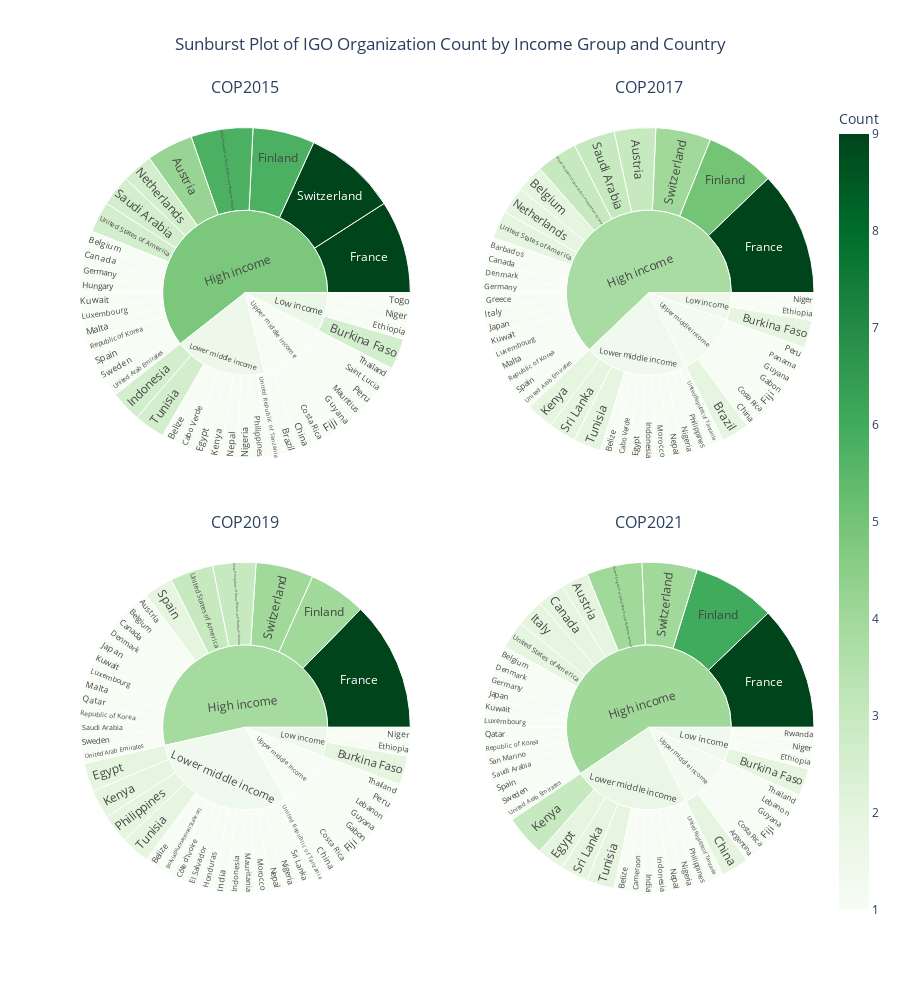

The cell this chart's notebook holds for it:
### Code cell
sb1 = px.sunburst(IGO_country_2015, 
                  path=['Income_Group', 'Country'], 
                  values='Count',
                  color='Count', 
                  hover_data=['ISO3'])

sb2 = px.sunburst(IGO_country_2017, 
                  path=['Income_Group', 'Country'], 
                  values='Count',
                  color='Count', 
                  hover_data=['ISO3'])

sb3 = px.sunburst(IGO_country_2019, 
                  path=['Income_Group', 'Country'], 
                  values='Count',
                  color='Count', 
                  hover_data=['ISO3'])

sb4 = px.sunburst(IGO_country_2021, 
                  path=['Income_Group', 'Country'], 
                  values='Count',
                  color='Count', 
                  hover_data=['ISO3'])

fig = make_subplots(rows=2, 
                    cols=2,
                    vertical_spacing=0.06,
                    subplot_titles=("COP2015", "COP2017", "COP2019", "COP2021"),
                    specs=[[{"type": "sunburst"}, {"type": "sunburst"}], [{"type": "sunburst"}, {"type": "sunburst"}]]
                    )
fig.add_trace(sb1.data[0], row=1, col=1)
fig.add_trace(sb2.data[0], row=1, col=2)
fig.add_trace(sb3.data[0], row=2, col=1)
fig.add_trace(sb4.data[0], row=2, col=2)

fig.update_layout(coloraxis=dict(colorscale='greens'), 
                  height = 1000, 
                 title = "Sunburst Plot of IGO Organization Count by Income Group and Country",
                 title_x = 0.5,
                 coloraxis_colorbar_title='Count')

### Figure 1 — Plotly figure (JSON) as saved in the notebook; plotly's stock layout.template omitted (floating-point values rounded to 4 significant figures)
{"data": [{"branchvalues": "total", "customdata": [["AUT", 3], ["BEL", 1], ["BLZ", 1], ["BRA", 1], ["BFA", 2], ["CPV", 1], ["CAN", 1], ["CHN", 1], ["CRI", 1], ["EGY", 1], ["ETH", 1], ["FJI", 1], ["FIN", 4], ["FRA", 6], ["DEU", 1], ["GUY", 1], ["HUN", 1], ["IDN", 2], ["KEN", 1], ["KWT", 1], ["LUX", 1], ["MLT", 1], ["MUS", 1], ["NPL", 1], ["NLD", 2], ["NER", 1], ["NGA", 1], ["PER", 1], ["PHL", 1], ["KOR", 1], ["LCA", 1], ["SAU", 2], ["ESP", 1], ["SWE", 1], ["CHE", 6], ["THA", 1], ["TGO", 1], ["TUN", 2], ["ARE", 1], ["GBR", 4], ["TZA", 1], ["USA", 2], ["(?)", 3.4], ["(?)", 1.4], ["(?)", 1.333], ["(?)", 1]], "domain": {"x": [0, 0.45], "y": [0.53, 1]}, "hovertemplate": "labels=%{label}<br>Count_sum=%{value}<br>parent=%{parent}<br>id=%{id}<br>ISO3=%{customdata[0]}<br>Count=%{color}<extra></extra>", "ids": ["High income/Austria", "High income/Belgium", "Lower middle income/Belize", "Upper middle income/Brazil", "Low income/Burkina Faso", "Lower middle income/Cabo Verde", "High income/Canada", "Upper middle income/China", "Upper middle income/Costa Rica", "Lower middle income/Egypt", "Low income/Ethiopia", "Upper middle income/Fiji", "High income/Finland", "High income/France", "High income/Germany", "Upper middle income/Guyana", "High income/Hungary", "Lower middle income/Indonesia", "Lower middle income/Kenya", "High income/Kuwait", "High income/Luxembourg", "High income/Malta", "Upper middle income/Mauritius", "Lower middle income/Nepal", "High income/Netherlands", "Low income/Niger", "Lower middle income/Nigeria", "Upper middle income/Peru", "Lower middle income/Philippines", "High income/Republic of Korea", "Upper middle income/Saint Lucia", "High income/Saudi Arabia", "High income/Spain", "High income/Sweden", "High income/Switzerland", "Upper middle income/Thailand", "Low income/Togo", "Lower middle income/Tunisia", "High income/United Arab Emirates", "High income/United Kingdom of Great Britain and Northern Ireland", "Lower middle income/United Republic of Tanzania", "High income/United States of America", "High income", "Low income", "Lower middle income", "Upper middle income"], "labels": ["Austria", "Belgium", "Belize", "Brazil", "Burkina Faso", "Cabo Verde", "Canada", "China", "Costa Rica", "Egypt", "Ethiopia", "Fiji", "Finland", "France", "Germany", "Guyana", "Hungary", "Indonesia", "Kenya", "Kuwait", "Luxembourg", "Malta", "Mauritius", "Nepal", "Netherlands", "Niger", "Nigeria", "Peru", "Philippines", "Republic of Korea", "Saint Lucia", "Saudi Arabia", "Spain", "Sweden", "Switzerland", "Thailand", "Togo", "Tunisia", "United Arab Emirates", "United Kingdom of Great Britain and Northern Ireland", "United Republic of Tanzania", "United States of America", "High income", "Low income", "Lower middle income", "Upper middle income"], "marker": {"coloraxis": "coloraxis", "colors": [3, 1, 1, 1, 2, 1, 1, 1, 1, 1, 1, 1, 4, 6, 1, 1, 1, 2, 1, 1, 1, 1, 1, 1, 2, 1, 1, 1, 1, 1, 1, 2, 1, 1, 6, 1, 1, 2, 1, 4, 1, 2, 3.4, 1.4, 1.333, 1]}, "name": "", "parents": ["High income", "High income", "Lower middle income", "Upper middle income", "Low income", "Lower middle income", "High income", "Upper middle income", "Upper middle income", "Lower middle income", "Low income", "Upper middle income", "High income", "High income", "High income", "Upper middle income", "High income", "Lower middle income", "Lower middle income", "High income", "High income", "High income", "Upper middle income", "Lower middle income", "High income", "Low income", "Lower middle income", "Upper middle income", "Lower middle income", "High income", "Upper middle income", "High income", "High income", "High income", "High income", "Upper middle income", "Low income", "Lower middle income", "High income", "High income", "Lower middle income", "High income", "", "", "", ""], "type": "sunburst", "values": [3, 1, 1, 1, 2, 1, 1, 1, 1, 1, 1, 1, 4, 6, 1, 1, 1, 2, 1, 1, 1, 1, 1, 1, 2, 1, 1, 1, 1, 1, 1, 2, 1, 1, 6, 1, 1, 2, 1, 4, 1, 2, 40, 5, 12, 9]}, {"branchvalues": "total", "customdata": [["AUT", 3], ["BRB", 1], ["BEL", 2], ["BLZ", 1], ["BRA", 2], ["BFA", 2], ["CPV", 1], ["CAN", 1], ["CHN", 1], ["CRI", 1], ["DNK", 1], ["EGY", 1], ["ETH", 1], ["FJI", 1], ["FIN", 5], ["FRA", 9], ["GAB", 1], ["DEU", 1], ["GRC", 1], ["GUY", 1], ["IDN", 1], ["ITA", 1], ["JPN", 1], ["KEN", 2], ["KWT", 1], ["LUX", 1], ["MLT", 1], ["MAR", 1], ["NPL", 1], ["NLD", 2], ["NER", 1], ["NGA", 1], ["PAN", 1], ["PER", 1], ["PHL", 1], ["KOR", 1], ["SAU", 3], ["ESP", 1], ["LKA", 2], ["CHE", 4], ["TUN", 2], ["ARE", 1], ["GBR", 3], ["TZA", 1], ["USA", 2], ["(?)", 3.783], ["(?)", 1.5], ["(?)", 1.4], ["(?)", 1.222]], "domain": {"x": [0.55, 1], "y": [0.53, 1]}, "hovertemplate": "labels=%{label}<br>Count_sum=%{value}<br>parent=%{parent}<br>id=%{id}<br>ISO3=%{customdata[0]}<br>Count=%{color}<extra></extra>", "ids": ["High income/Austria", "High income/Barbados", "High income/Belgium", "Lower middle income/Belize", "Upper middle income/Brazil", "Low income/Burkina Faso", "Lower middle income/Cabo Verde", "High income/Canada", "Upper middle income/China", "Upper middle income/Costa Rica", "High income/Denmark", "Lower middle income/Egypt", "Low income/Ethiopia", "Upper middle income/Fiji", "High income/Finland", "High income/France", "Upper middle income/Gabon", "High income/Germany", "High income/Greece", "Upper middle income/Guyana", "Lower middle income/Indonesia", "High income/Italy", "High income/Japan", "Lower middle income/Kenya", "High income/Kuwait", "High income/Luxembourg", "High income/Malta", "Lower middle income/Morocco", "Lower middle income/Nepal", "High income/Netherlands", "Low income/Niger", "Lower middle income/Nigeria", "Upper middle income/Panama", "Upper middle income/Peru", "Lower middle income/Philippines", "High income/Republic of Korea", "High income/Saudi Arabia", "High income/Spain", "Lower middle income/Sri Lanka", "High income/Switzerland", "Lower middle income/Tunisia", "High income/United Arab Emirates", "High income/United Kingdom of Great Britain and Northern Ireland", "Lower middle income/United Republic of Tanzania", "High income/United States of America", "High income", "Low income", "Lower middle income", "Upper middle income"], "labels": ["Austria", "Barbados", "Belgium", "Belize", "Brazil", "Burkina Faso", "Cabo Verde", "Canada", "China", "Costa Rica", "Denmark", "Egypt", "Ethiopia", "Fiji", "Finland", "France", "Gabon", "Germany", "Greece", "Guyana", "Indonesia", "Italy", "Japan", "Kenya", "Kuwait", "Luxembourg", "Malta", "Morocco", "Nepal", "Netherlands", "Niger", "Nigeria", "Panama", "Peru", "Philippines", "Republic of Korea", "Saudi Arabia", "Spain", "Sri Lanka", "Switzerland", "Tunisia", "United Arab Emirates", "United Kingdom of Great Britain and Northern Ireland", "United Republic of Tanzania", "United States of America", "High income", "Low income", "Lower middle income", "Upper middle income"], "marker": {"coloraxis": "coloraxis", "colors": [3, 1, 2, 1, 2, 2, 1, 1, 1, 1, 1, 1, 1, 1, 5, 9, 1, 1, 1, 1, 1, 1, 1, 2, 1, 1, 1, 1, 1, 2, 1, 1, 1, 1, 1, 1, 3, 1, 2, 4, 2, 1, 3, 1, 2, 3.783, 1.5, 1.4, 1.222]}, "name": "", "parents": ["High income", "High income", "High income", "Lower middle income", "Upper middle income", "Low income", "Lower middle income", "High income", "Upper middle income", "Upper middle income", "High income", "Lower middle income", "Low income", "Upper middle income", "High income", "High income", "Upper middle income", "High income", "High income", "Upper middle income", "Lower middle income", "High income", "High income", "Lower middle income", "High income", "High income", "High income", "Lower middle income", "Lower middle income", "High income", "Low income", "Lower middle income", "Upper middle income", "Upper middle income", "Lower middle income", "High income", "High income", "High income", "Lower middle income", "High income", "Lower middle income", "High income", "High income", "Lower middle income", "High income", "", "", "", ""], "type": "sunburst", "values": [3, 1, 2, 1, 2, 2, 1, 1, 1, 1, 1, 1, 1, 1, 5, 9, 1, 1, 1, 1, 1, 1, 1, 2, 1, 1, 1, 1, 1, 2, 1, 1, 1, 1, 1, 1, 3, 1, 2, 4, 2, 1, 3, 1, 2, 46, 4, 15, 9]}, {"branchvalues": "total", "customdata": [["AUT", 1], ["BEL", 1], ["BLZ", 1], ["BOL", 1], ["BFA", 2], ["CAN", 1], ["CHN", 1], ["CRI", 1], ["CIV", 1], ["DNK", 1], ["EGY", 2], ["SLV", 1], ["ETH", 1], ["FJI", 1], ["FIN", 4], ["FRA", 9], ["GAB", 1], ["GUY", 1], ["HND", 1], ["IND", 1], ["IDN", 1], ["JPN", 1], ["KEN", 2], ["KWT", 1], ["LBN", 1], ["LUX", 1], ["MLT", 1], ["MRT", 1], ["MAR", 1], ["NPL", 1], ["NER", 1], ["NGA", 1], ["PER", 1], ["PHL", 2], ["QAT", 1], ["KOR", 1], ["SAU", 1], ["ESP", 2], ["LKA", 1], ["SWE", 1], ["CHE", 4], ["THA", 1], ["TUN", 2], ["ARE", 1], ["GBR", 3], ["TZA", 1], ["USA", 3], ["(?)", 3.895], ["(?)", 1.5], ["(?)", 1.381], ["(?)", 1]], "domain": {"x": [0, 0.45], "y": [0, 0.47]}, "hovertemplate": "labels=%{label}<br>Count_sum=%{value}<br>parent=%{parent}<br>id=%{id}<br>ISO3=%{customdata[0]}<br>Count=%{color}<extra></extra>", "ids": ["High income/Austria", "High income/Belgium", "Lower middle income/Belize", "Lower middle income/Bolivia (Plurinational State of)", "Low income/Burkina Faso", "High income/Canada", "Upper middle income/China", "Upper middle income/Costa Rica", "Lower middle income/Côte d'Ivoire", "High income/Denmark", "Lower middle income/Egypt", "Lower middle income/El Salvador", "Low income/Ethiopia", "Upper middle income/Fiji", "High income/Finland", "High income/France", "Upper middle income/Gabon", "Upper middle income/Guyana", "Lower middle income/Honduras", "Lower middle income/India", "Lower middle income/Indonesia", "High income/Japan", "Lower middle income/Kenya", "High income/Kuwait", "Upper middle income/Lebanon", "High income/Luxembourg", "High income/Malta", "Lower middle income/Mauritania", "Lower middle income/Morocco", "Lower middle income/Nepal", "Low income/Niger", "Lower middle income/Nigeria", "Upper middle income/Peru", "Lower middle income/Philippines", "High income/Qatar", "High income/Republic of Korea", "High income/Saudi Arabia", "High income/Spain", "Lower middle income/Sri Lanka", "High income/Sweden", "High income/Switzerland", "Upper middle income/Thailand", "Lower middle income/Tunisia", "High income/United Arab Emirates", "High income/United Kingdom of Great Britain and Northern Ireland", "Lower middle income/United Republic of Tanzania", "High income/United States of America", "High income", "Low income", "Lower middle income", "Upper middle income"], "labels": ["Austria", "Belgium", "Belize", "Bolivia (Plurinational State of)", "Burkina Faso", "Canada", "China", "Costa Rica", "Côte d'Ivoire", "Denmark", "Egypt", "El Salvador", "Ethiopia", "Fiji", "Finland", "France", "Gabon", "Guyana", "Honduras", "India", "Indonesia", "Japan", "Kenya", "Kuwait", "Lebanon", "Luxembourg", "Malta", "Mauritania", "Morocco", "Nepal", "Niger", "Nigeria", "Peru", "Philippines", "Qatar", "Republic of Korea", "Saudi Arabia", "Spain", "Sri Lanka", "Sweden", "Switzerland", "Thailand", "Tunisia", "United Arab Emirates", "United Kingdom of Great Britain and Northern Ireland", "United Republic of Tanzania", "United States of America", "High income", "Low income", "Lower middle income", "Upper middle income"], "marker": {"coloraxis": "coloraxis", "colors": [1, 1, 1, 1, 2, 1, 1, 1, 1, 1, 2, 1, 1, 1, 4, 9, 1, 1, 1, 1, 1, 1, 2, 1, 1, 1, 1, 1, 1, 1, 1, 1, 1, 2, 1, 1, 1, 2, 1, 1, 4, 1, 2, 1, 3, 1, 3, 3.895, 1.5, 1.381, 1]}, "name": "", "parents": ["High income", "High income", "Lower middle income", "Lower middle income", "Low income", "High income", "Upper middle income", "Upper middle income", "Lower middle income", "High income", "Lower middle income", "Lower middle income", "Low income", "Upper middle income", "High income", "High income", "Upper middle income", "Upper middle income", "Lower middle income", "Lower middle income", "Lower middle income", "High income", "Lower middle income", "High income", "Upper middle income", "High income", "High income", "Lower middle income", "Lower middle income", "Lower middle income", "Low income", "Lower middle income", "Upper middle income", "Lower middle income", "High income", "High income", "High income", "High income", "Lower middle income", "High income", "High income", "Upper middle income", "Lower middle income", "High income", "High income", "Lower middle income", "High income", "", "", "", ""], "type": "sunburst", "values": [1, 1, 1, 1, 2, 1, 1, 1, 1, 1, 2, 1, 1, 1, 4, 9, 1, 1, 1, 1, 1, 1, 2, 1, 1, 1, 1, 1, 1, 1, 1, 1, 1, 2, 1, 1, 1, 2, 1, 1, 4, 1, 2, 1, 3, 1, 3, 38, 4, 21, 8]}, {"branchvalues": "total", "customdata": [["ARG", 1], ["AUT", 2], ["BEL", 1], ["BLZ", 1], ["BFA", 2], ["CMR", 1], ["CAN", 2], ["CHN", 2], ["CRI", 1], ["DNK", 1], ["EGY", 2], ["ETH", 1], ["FJI", 1], ["FIN", 6], ["FRA", 9], ["DEU", 1], ["GUY", 1], ["IND", 1], ["IDN", 1], ["ITA", 2], ["JPN", 1], ["KEN", 3], ["KWT", 1], ["LBN", 1], ["LUX", 1], ["NPL", 1], ["NER", 1], ["NGA", 1], ["PHL", 1], ["QAT", 1], ["KOR", 1], ["RWA", 1], ["SMR", 1], ["SAU", 1], ["ESP", 1], ["LKA", 2], ["SWE", 1], ["CHE", 4], ["THA", 1], ["TUN", 2], ["ARE", 1], ["GBR", 4], ["TZA", 1], ["USA", 2], ["(?)", 4.045], ["(?)", 1.4], ["(?)", 1.706], ["(?)", 1.25]], "domain": {"x": [0.55, 1], "y": [0, 0.47]}, "hovertemplate": "labels=%{label}<br>Count_sum=%{value}<br>parent=%{parent}<br>id=%{id}<br>ISO3=%{customdata[0]}<br>Count=%{color}<extra></extra>", "ids": ["Upper middle income/Argentina", "High income/Austria", "High income/Belgium", "Lower middle income/Belize", "Low income/Burkina Faso", "Lower middle income/Cameroon", "High income/Canada", "Upper middle income/China", "Upper middle income/Costa Rica", "High income/Denmark", "Lower middle income/Egypt", "Low income/Ethiopia", "Upper middle income/Fiji", "High income/Finland", "High income/France", "High income/Germany", "Upper middle income/Guyana", "Lower middle income/India", "Lower middle income/Indonesia", "High income/Italy", "High income/Japan", "Lower middle income/Kenya", "High income/Kuwait", "Upper middle income/Lebanon", "High income/Luxembourg", "Lower middle income/Nepal", "Low income/Niger", "Lower middle income/Nigeria", "Lower middle income/Philippines", "High income/Qatar", "High income/Republic of Korea", "Low income/Rwanda", "High income/San Marino", "High income/Saudi Arabia", "High income/Spain", "Lower middle income/Sri Lanka", "High income/Sweden", "High income/Switzerland", "Upper middle income/Thailand", "Lower middle income/Tunisia", "High income/United Arab Emirates", "High income/United Kingdom of Great Britain and Northern Ireland", "Lower middle income/United Republic of Tanzania", "High income/United States of America", "High income", "Low income", "Lower middle income", "Upper middle income"], "labels": ["Argentina", "Austria", "Belgium", "Belize", "Burkina Faso", "Cameroon", "Canada", "China", "Costa Rica", "Denmark", "Egypt", "Ethiopia", "Fiji", "Finland", "France", "Germany", "Guyana", "India", "Indonesia", "Italy", "Japan", "Kenya", "Kuwait", "Lebanon", "Luxembourg", "Nepal", "Niger", "Nigeria", "Philippines", "Qatar", "Republic of Korea", "Rwanda", "San Marino", "Saudi Arabia", "Spain", "Sri Lanka", "Sweden", "Switzerland", "Thailand", "Tunisia", "United Arab Emirates", "United Kingdom of Great Britain and Northern Ireland", "United Republic of Tanzania", "United States of America", "High income", "Low income", "Lower middle income", "Upper middle income"], "marker": {"coloraxis": "coloraxis", "colors": [1, 2, 1, 1, 2, 1, 2, 2, 1, 1, 2, 1, 1, 6, 9, 1, 1, 1, 1, 2, 1, 3, 1, 1, 1, 1, 1, 1, 1, 1, 1, 1, 1, 1, 1, 2, 1, 4, 1, 2, 1, 4, 1, 2, 4.045, 1.4, 1.706, 1.25]}, "name": "", "parents": ["Upper middle income", "High income", "High income", "Lower middle income", "Low income", "Lower middle income", "High income", "Upper middle income", "Upper middle income", "High income", "Lower middle income", "Low income", "Upper middle income", "High income", "High income", "High income", "Upper middle income", "Lower middle income", "Lower middle income", "High income", "High income", "Lower middle income", "High income", "Upper middle income", "High income", "Lower middle income", "Low income", "Lower middle income", "Lower middle income", "High income", "High income", "Low income", "High income", "High income", "High income", "Lower middle income", "High income", "High income", "Upper middle income", "Lower middle income", "High income", "High income", "Lower middle income", "High income", "", "", "", ""], "type": "sunburst", "values": [1, 2, 1, 1, 2, 1, 2, 2, 1, 1, 2, 1, 1, 6, 9, 1, 1, 1, 1, 2, 1, 3, 1, 1, 1, 1, 1, 1, 1, 1, 1, 1, 1, 1, 1, 2, 1, 4, 1, 2, 1, 4, 1, 2, 44, 5, 17, 8]}], "layout": {"annotations": [{"font": {"size": 16}, "showarrow": false, "text": "COP2015", "x": 0.225, "xanchor": "center", "xref": "paper", "y": 1, "yanchor": "bottom", "yref": "paper"}, {"font": {"size": 16}, "showarrow": false, "text": "COP2017", "x": 0.775, "xanchor": "center", "xref": "paper", "y": 1, "yanchor": "bottom", "yref": "paper"}, {"font": {"size": 16}, "showarrow": false, "text": "COP2019", "x": 0.225, "xanchor": "center", "xref": "paper", "y": 0.47, "yanchor": "bottom", "yref": "paper"}, {"font": {"size": 16}, "showarrow": false, "text": "COP2021", "x": 0.775, "xanchor": "center", "xref": "paper", "y": 0.47, "yanchor": "bottom", "yref": "paper"}], "coloraxis": {"colorbar": {"title": {"text": "Count"}}, "colorscale": [[0, "rgb(247,252,245)"], [0.125, "rgb(229,245,224)"], [0.25, "rgb(199,233,192)"], [0.375, "rgb(161,217,155)"], [0.5, "rgb(116,196,118)"], [0.625, "rgb(65,171,93)"], [0.75, "rgb(35,139,69)"], [0.875, "rgb(0,109,44)"], [1, "rgb(0,68,27)"]]}, "height": 1000, "title": {"text": "Sunburst Plot of IGO Organization Count by Income Group and Country", "x": 0.5}}}
